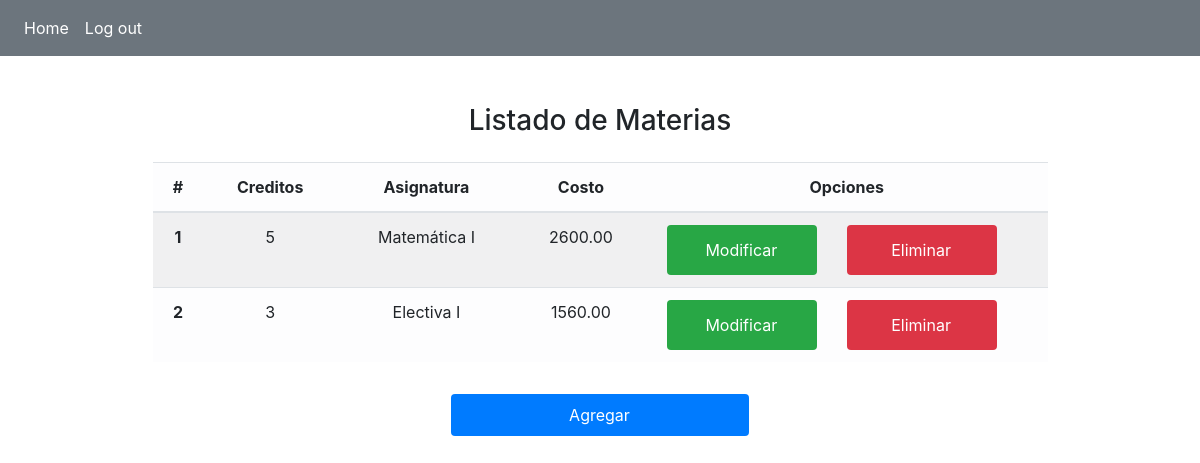
/home/ (signed in), run on an earlier commit of the app's database.
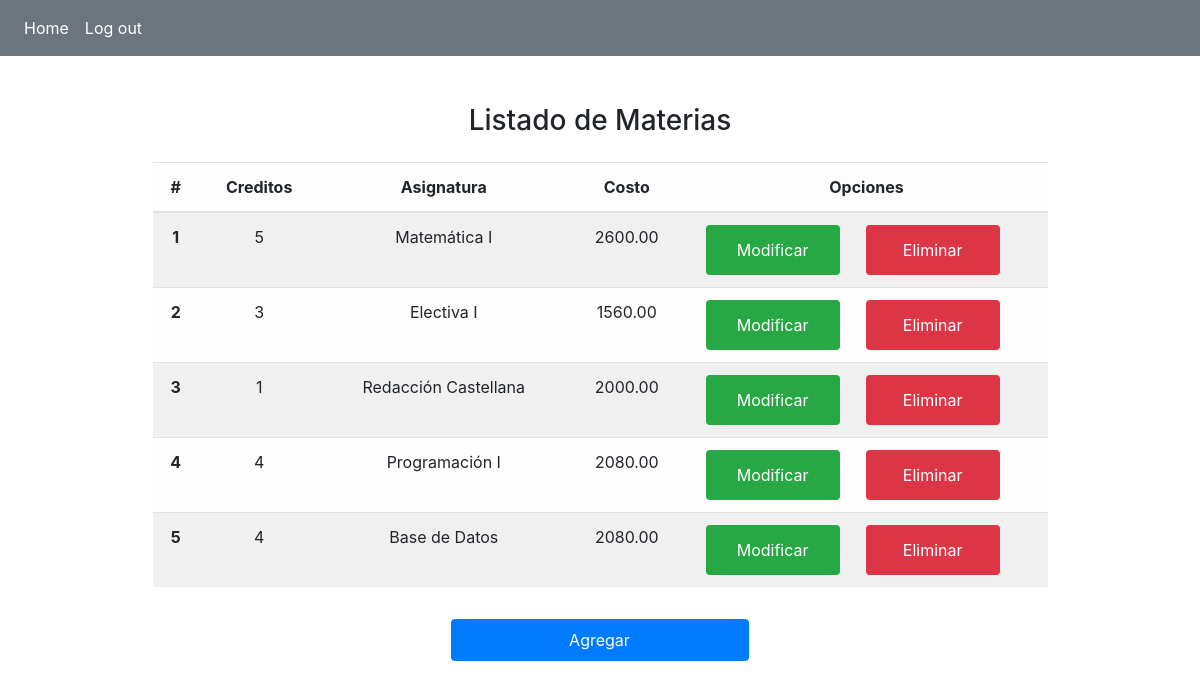
And on a later commit of the database.
### Home/models.py (models this page shows, shortened)
class Cursos(models.Model):
    creditos = models.IntegerField(blank=False, null=True)
    nombre_asignatura = models.TextField(max_length=45, blank=False)
    costo = models.DecimalField(max_digits=6, decimal_places=2, null=True)

### Home/views.py (the view)
# urls.py: 2. Add a URL to urlpatterns:  path('', Home.as_view(), name='home')
@login_required
def Home(request):
    asignaturas = Cursos.objects.all()
    return render(request, 'home.html', {'asignaturas':asignaturas})

### templates/home.html (shortened to what this page needs)
{% extends 'base.html' %}
{% load static %}
{% block nav %}
    {% include 'nav.html' %}
{%endblock%}
{% block container %}
    <div class="container mt-5 mb-5">
        <div class="row justify-content-md-center">
            <div class="col-10">
                <h3 class="text-center mb-4">Listado de Materias</h3>
                <table class="table table-light table-striped rounded-2">
                    <thead>
                        <tr>
                            <th class="text-center" scope="col">#</th>
                            <th class="text-center" scope="col">Creditos</th>
                            <th class="text-center" scope="col">Asignatura</th>
                            <th class="text-center" scope="col">Costo</th>
                            <th class="text-center" scope="col">Opciones</th>
                        </tr>
                    </thead>
                    <tbody>
                        {%for asignatura in asignaturas%}
                            <tr>
                                <th class="text-center" scope="row">{{asignatura.id}}</th>
                                <td class="text-center">{{asignatura.creditos}}</td>
                                <td class="text-center">{{asignatura.nombre_asignatura}}</td>
                                <td class="text-center">{{asignatura.costo}}</td>
                                <td>
                                    <div class="row px-4">
                                        <button class="btn col-5 bg-success"><a href="{% url 'modificar' asignatura.id %}" class="text-white page-link bg-success border-0">Modificar</a></button>
                                        <button class="btn col-5 offset-1 bg-danger"><a href="{% url 'eliminar' asignatura.id %}" class="text-white page-link bg-danger border-0">Eliminar</a></button>
                                    </div>
                                </td>
                            </tr>
                        {%endfor%}
                    </tbody>
                </table>
                <button class="btn mt-3 col-4 offset-4 bg-primary text-white"><a class="p-1 text-white page-link bg-primary border-0" href="{% url 'agregar' %}">Agregar</a></button>
            </div>
        </div>
    </div>
{%endblock%}

What changed in the data, as far as the page shows it:
added Cursos: id "3", creditos "1", nombre_asignatura "Redacción Castellana", costo "2000.00"
added Cursos: id "4", creditos "4", nombre_asignatura "Programación I", costo "2080.00"
added Cursos: id "5", creditos "4", nombre_asignatura "Base de Datos", costo "2080.00"
